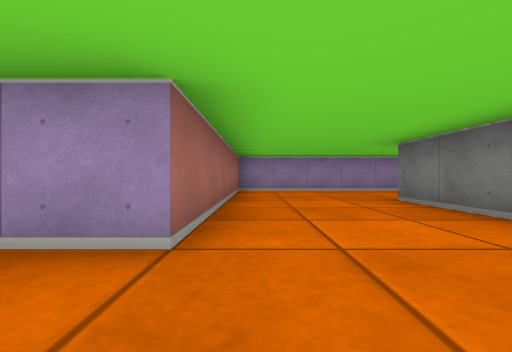
[1] (above)

12 first-person views from a walk through a cub3D maze. The camera is about half as high as the walls, looks level and sees 90° across. The floor is counted in squares. Each view is taken from the middle of a square. On the plan, view 1 faces up. The plan holds only what a view shows up to about 9 squares ahead; the rest is blank.

[2]
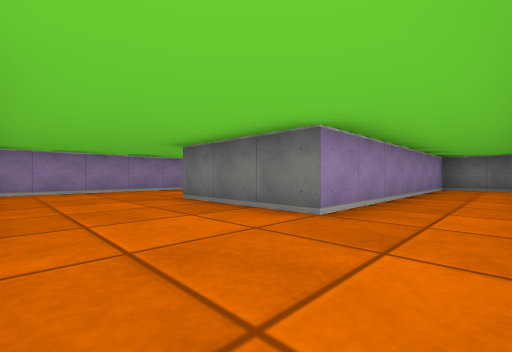

[3]
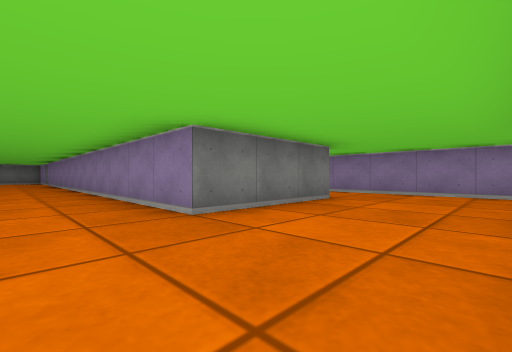

[4]
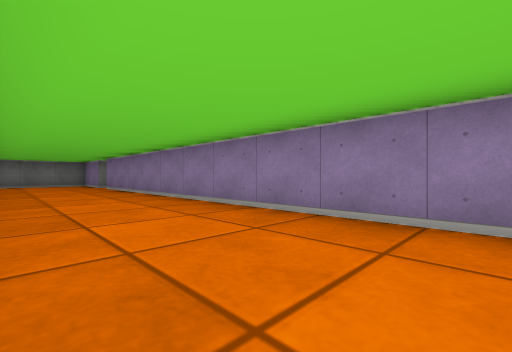

[5]
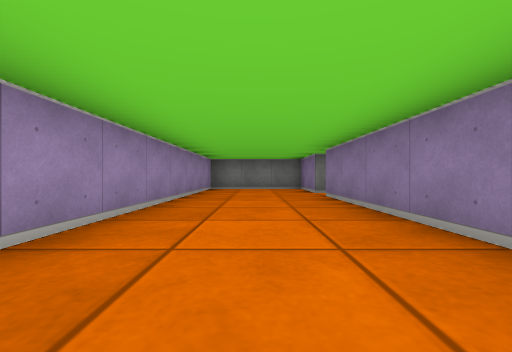

[6]
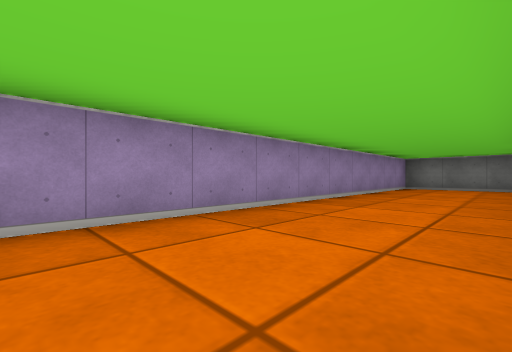

[7]
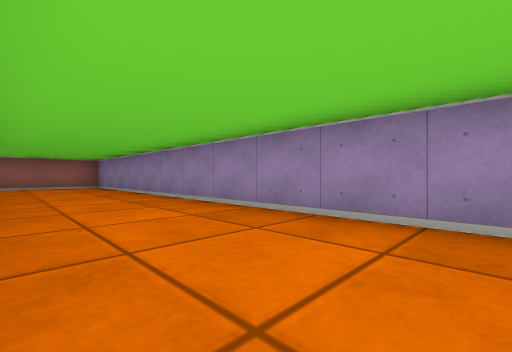

[8]
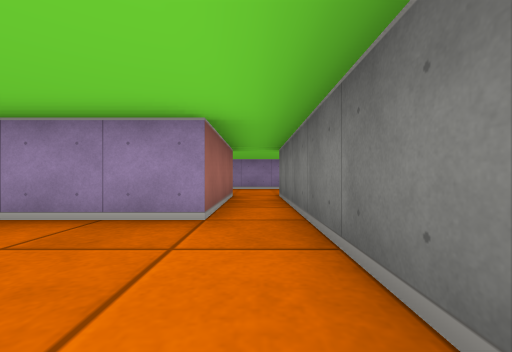

[9]
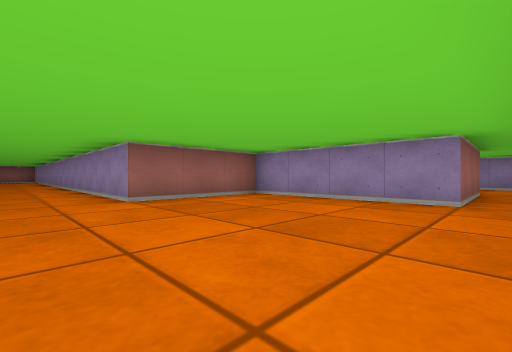

[10]
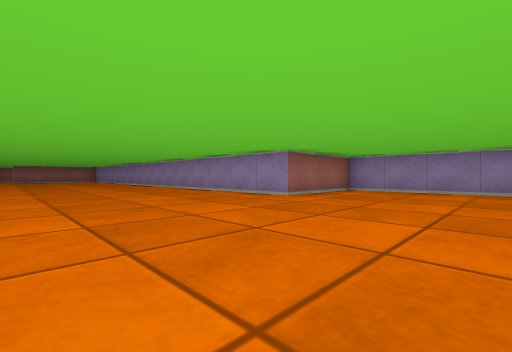

[11]
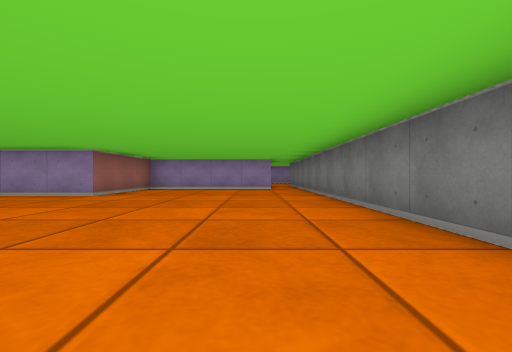

[12]
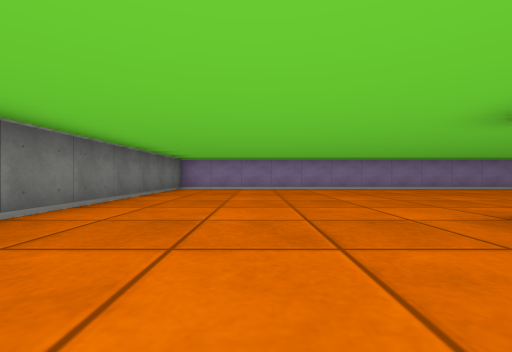

### Floor plan
Points are (right, up) in squares from view 1. A wall is a line through its corners. A room is listed if a view was taken in it or the views show most of it. See-through windows are left out.
Room 1 (views 1, 2, 3, 4, 5, 6, 7)
walls: (9.5, 0) (9.5, 1.5) (2.5, 1.5) (2.5, 4.5) (14.5, 4.5) (14.5, 1.5); (0, -0.5) (3.6, -0.5); (15.5, 1.5) (15.5, 4.5) (17.5, 4.5) (17.5, 7.5) (-0.5, 7.5) (-0.5, 1.5)
ways out: opening at (15, 2) to room 2; opening at (0, 0.5)
Room 2 (views 8, 9, 10, 11, 12)
walls: (4.5, -7.5) (15.5, -7.5) (15.5, 1.5); (14.5, 1.5) (10.5, 1.5) (10.5, -1.5) (3.9, -1.5)
ways out: opening at (15, 2) to room 1

Where each view was taken, in squares from view 1:
view 1: 0 up, 0 right, facing up
view 2: 0 up, 0 right, facing up-right
view 3: 6 up, 0 right, facing down-right
view 4: 7 up, 5 right, facing down-right
view 5: 6 up, 9 right, facing right
view 6: 5 up, 8 right, facing up-right
view 7: 5 up, 10 right, facing up-left
view 8: 1 down, 15 right, facing up
view 9: 3 down, 15 right, facing up-left
view 10: 6 down, 14 right, facing up-left
view 11: 7 down, 14 right, facing up
view 12: 1 up, 13 right, facing down
